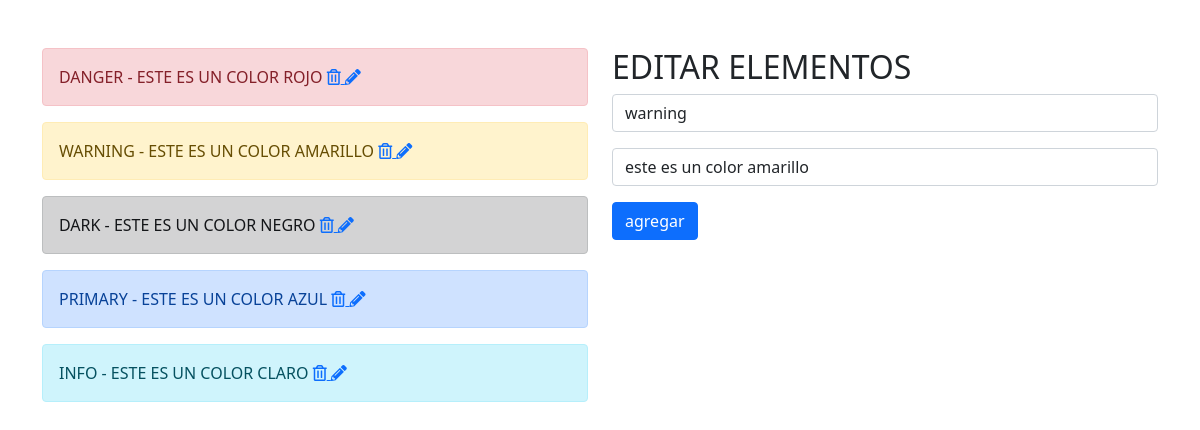
The page /index.php?id=3 on the database its author committed.
### tables this page shows
CREATE TABLE `colores` (
  `id` int(250) NOT NULL,
  `color` varchar(250) NOT NULL,
  `descripcion` varchar(250) NOT NULL
);

### index.php (the view, shortened to what this page needs)
<?php
include("conexion.php");
$sql_leer = 'SELECT * FROM `colores`';
$gsent = $pdo->prepare($sql_leer);
$gsent ->execute();
$resultado = $gsent->fetchall();
if ($_GET) {
	$id = $_GET['id'];
	$sql_unico = 'SELECT * FROM `colores` WHERE id=?';
    $gsent_unico = $pdo->prepare($sql_unico);
    $gsent_unico ->execute(array($id));
    $resultado_unico = $gsent_unico->fetch();
}
?>
<!doctype html>
<html lang="es">
  <head>
    <link href="https://cdn.jsdelivr.net/npm/bootstrap@5.0.0-beta2/dist/css/bootstrap.min.css" rel="stylesheet">
    <link rel="stylesheet" href="https://cdnjs.cloudflare.com/ajax/libs/font-awesome/5.1.0/css/all.css" />
  </head>
  <body>
  <div class="container mt-5">
   <div class="row">
  <div class="col-md-6">
  	 <?php foreach($resultado as $dato): ?>
  	 <div
  	 class="alert alert-<?php echo $dato['color'] ?> text-uppercase"
  	 role="alert" >
         <?php echo $dato['color'] ?>
         -
         <?php echo $dato['descripcion'] ?>
         <a href="eliminar.php?id=<?php echo $dato['id'] ?>" class="float-right ml-3">
         	<i class="far fa-trash-alt"></i>
         </a>
         <a href="index.php?id=<?php echo $dato['id'] ?>" class="float-right">
         	<i class="fas fa-pencil-alt"></i>
         </a>
     </div>
     <?php endforeach ?>
 </div>
     <div class="col-md-6">
     <?php if($_GET):?>
     	<h2>EDITAR ELEMENTOS</h2>
     	<form method="GET" action="editar.php">
     		<input type="text" class="form-control" name="color"
     		value="<?php echo $resultado_unico['color']?>">
     		<input type="text" class="form-control mt-3"
     		name="descripcion"
     		value="<?php echo $resultado_unico['descripcion']?>">
     		<button class="btn btn-primary mt-3">agregar</button>
     	</form>
     <?php endif ?>
         </div>
     </div>
  </div>
  </body>
</html>

### rows shown on the page
colores: color "DANGER", descripcion "ESTE ES UN COLOR ROJO"
colores: color "WARNING", descripcion "ESTE ES UN COLOR AMARILLO", color "warning", descripcion "este es un color amarillo"
colores: color "DARK", descripcion "ESTE ES UN COLOR NEGRO"
colores: color "PRIMARY", descripcion "ESTE ES UN COLOR AZUL"
colores: color "INFO", descripcion "ESTE ES UN COLOR CLARO"
